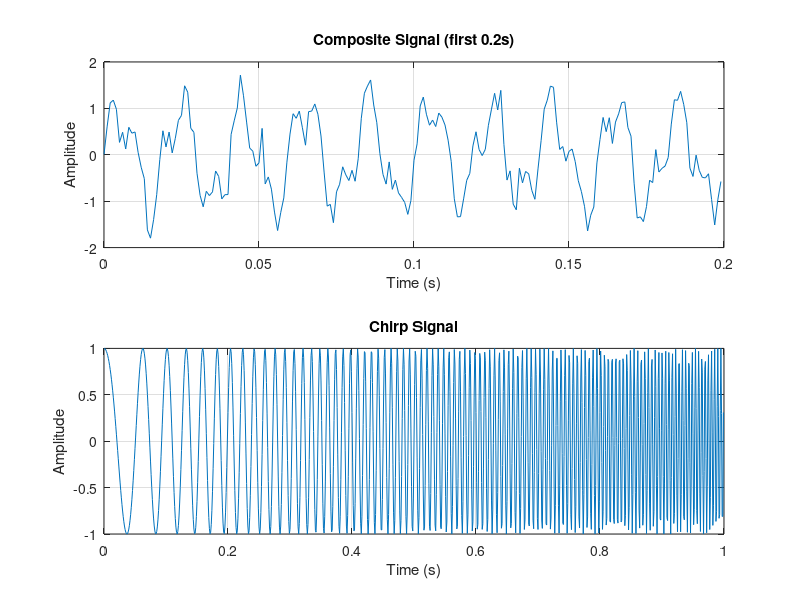
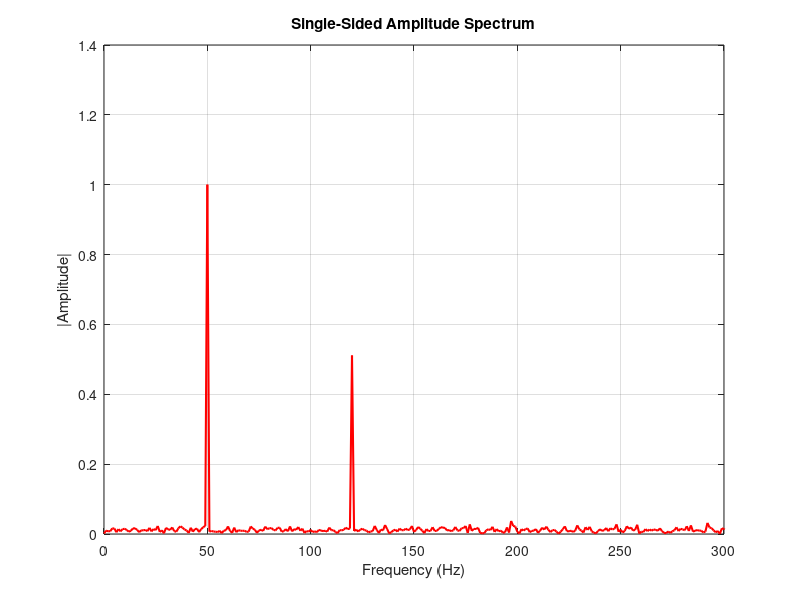
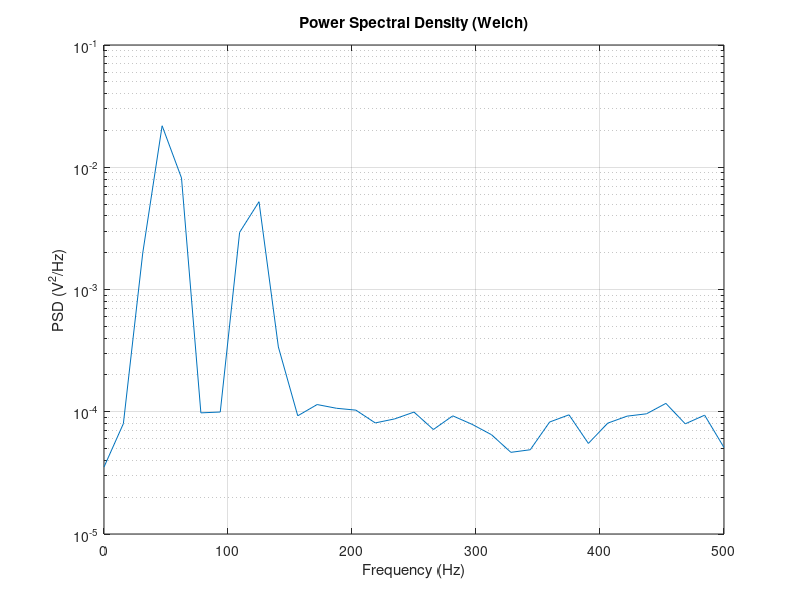

These charts were generated, in order, by the following MATLAB code: (Note: this script raises an error after producing the figures.)
% ============================================================
% Chapter 7: Signal Processing
% "From MATLAB to Python for Engineers and Scientists"
% MATLAB Reference Code
% Requires: Signal Processing Toolbox
% ============================================================

%% 7.1 Generating Test Signals
% ------------------------------------------------------------
Fs   = 1000;                        % sampling frequency (Hz)
T    = 1/Fs;                        % sampling period
t    = 0:T:1-T;                     % time vector (1 second)
N    = length(t);                   % number of samples

% Pure sine wave
f1   = 50;                          % frequency (Hz)
x1   = sin(2*pi*f1*t);

% Composite signal
f2   = 120;
x    = sin(2*pi*f1*t) + 0.5*sin(2*pi*f2*t) + 0.2*randn(size(t));

% Chirp signal (frequency sweep)
x_chirp = chirp(t, 10, 1, 200);    % 10 Hz → 200 Hz over 1 second

% Square wave
x_sq = square(2*pi*10*t);

% Plot generated signals
figure;
subplot(2,1,1)
plot(t(1:200), x(1:200))
xlabel('Time (s)'); ylabel('Amplitude')
title('Composite Signal (first 0.2s)'); grid on

subplot(2,1,2)
plot(t, x_chirp)
xlabel('Time (s)'); ylabel('Amplitude')
title('Chirp Signal'); grid on


%% 7.2 Fourier Transform and Frequency Analysis
% ------------------------------------------------------------
Fs = 1000;
t  = 0:1/Fs:1-1/Fs;
x  = sin(2*pi*50*t) + 0.5*sin(2*pi*120*t) + 0.2*randn(size(t));
N  = length(x);

% FFT
Y    = fft(x);
P2   = abs(Y/N);
P1   = P2(1:N/2+1);
P1(2:end-1) = 2*P1(2:end-1);
f    = Fs*(0:(N/2))/N;              % frequency axis

% Plot spectrum
figure;
plot(f, P1, 'r-', 'LineWidth', 1.5)
xlabel('Frequency (Hz)'); ylabel('|Amplitude|')
title('Single-Sided Amplitude Spectrum')
xlim([0, 300]); grid on

% Power Spectral Density (Welch method — better for noisy signals)
[pxx, f_psd] = pwelch(x, [], [], [], Fs);

figure;
semilogy(f_psd, pxx)
xlabel('Frequency (Hz)'); ylabel('PSD (V^2/Hz)')
title('Power Spectral Density (Welch)'); grid on

% Short-Time Fourier Transform (spectrogram)
figure;
spectrogram(x_chirp, 128, 120, 256, Fs, 'yaxis')
title('Spectrogram of Chirp Signal')
colorbar


%% 7.3 Digital Filters — Design and Application
% ------------------------------------------------------------
Fs = 1000;

% Low-pass Butterworth filter
% cutoff at 80 Hz, order 4
[b_lp, a_lp] = butter(4, 80/(Fs/2), 'low');

% High-pass Butterworth filter
[b_hp, a_hp] = butter(4, 30/(Fs/2), 'high');

% Band-pass filter (30–80 Hz)
[b_bp, a_bp] = butter(4, [30, 80]/(Fs/2), 'bandpass');

% Band-stop (notch) filter (45–55 Hz — remove 50 Hz noise)
[b_bs, a_bs] = butter(4, [45, 55]/(Fs/2), 'stop');

% Frequency response of low-pass filter
figure;
freqz(b_lp, a_lp, 1024, Fs)
title('Low-Pass Butterworth Filter Response')

% Apply filter to signal
t = 0:1/Fs:1-1/Fs;
x = sin(2*pi*50*t) + sin(2*pi*200*t) + 0.2*randn(size(t));

x_filt_lp = filtfilt(b_lp, a_lp, x);    % zero-phase filtering
x_filt_hp = filtfilt(b_hp, a_hp, x);

% Compare original and filtered
figure;
subplot(3,1,1); plot(t(1:200), x(1:200));        title('Original');   grid on
subplot(3,1,2); plot(t(1:200), x_filt_lp(1:200)); title('Low-pass filtered'); grid on
subplot(3,1,3); plot(t(1:200), x_filt_hp(1:200)); title('High-pass filtered'); grid on


%% 7.4 FIR Filters
% ------------------------------------------------------------
Fs = 1000;

% FIR low-pass filter using window method
order = 64;                         % filter order
fc    = 80;                         % cutoff frequency (Hz)
b_fir = fir1(order, fc/(Fs/2), 'low');  % Hamming window by default

% Apply FIR filter
t = 0:1/Fs:1-1/Fs;
x = sin(2*pi*50*t) + sin(2*pi*200*t) + 0.2*randn(size(t));
x_fir = filtfilt(b_fir, 1, x);

% FIR filter frequency response
figure;
freqz(b_fir, 1, 1024, Fs)
title('FIR Low-Pass Filter Response')


%% 7.5 Correlation and Convolution
% ------------------------------------------------------------
Fs = 1000;
t  = 0:1/Fs:1-1/Fs;
x  = sin(2*pi*5*t) + 0.5*randn(size(t));
y  = circshift(x, 50) + 0.3*randn(size(t));    % delayed version of x

% Cross-correlation (find delay between signals)
[r, lags] = xcorr(x, y, 'coeff');
[~, idx]  = max(r);
delay_samples = lags(idx);
delay_ms      = delay_samples / Fs * 1000;
fprintf('Detected delay: %.1f ms\n', delay_ms)

% Auto-correlation
[r_auto, lags_auto] = xcorr(x, x, 'coeff');

% Convolution
h   = ones(1, 20) / 20;            % moving average filter kernel
y_c = conv(x, h, 'same');          % SAME: output same length as input

figure;
subplot(2,1,1)
plot(lags/Fs*1000, r)
xlabel('Lag (ms)'); ylabel('Correlation')
title('Cross-Correlation'); grid on

subplot(2,1,2)
plot(t(1:200), x(1:200)); hold on
plot(t(1:200), y_c(1:200)); hold off
legend('Original','Smoothed')
title('Convolution (Moving Average)'); grid on


%% 7.6 Resampling
% ------------------------------------------------------------
Fs_orig = 1000;
t_orig  = 0:1/Fs_orig:1-1/Fs_orig;
x_orig  = sin(2*pi*50*t_orig) + 0.1*randn(size(t_orig));

% Downsample by factor of 4 (1000 Hz → 250 Hz)
x_down = downsample(x_orig, 4);
Fs_down = Fs_orig / 4;

% Resample to 500 Hz (proper anti-aliasing included)
[x_re, t_re] = resample(x_orig, 500, Fs_orig);

% Upsample
x_up = upsample(x_orig, 2);


%% 7.7 Real Engineering Case: Vibration Analysis
% ------------------------------------------------------------
% Typical workflow: acquire signal → filter → FFT → identify frequencies
% Application: rotating machinery fault detection

Fs   = 5000;                        % 5 kHz sampling rate
t    = 0:1/Fs:2-1/Fs;              % 2 seconds
N    = length(t);

% Simulate vibration signal
f_rot  = 25;                        % rotation frequency (Hz) — 1500 RPM
f_fault = f_rot * 3.5;             % bearing fault frequency

x_vib = (1.0 * sin(2*pi*f_rot*t)   ...   % fundamental
        + 0.4 * sin(2*pi*2*f_rot*t) ...   % 2nd harmonic
        + 0.2 * sin(2*pi*f_fault*t) ...   % fault frequency
        + 0.5 * randn(size(t)));           % broadband noise

% Step 1: Band-pass filter (5–500 Hz)
[b, a]   = butter(4, [5, 500]/(Fs/2), 'bandpass');
x_filt   = filtfilt(b, a, x_vib);

% Step 2: FFT of filtered signal
Y    = fft(x_filt);
P2   = abs(Y/N);
P1   = P2(1:N/2+1);
P1(2:end-1) = 2*P1(2:end-1);
f_ax = Fs*(0:(N/2))/N;

% Step 3: PSD via Welch for better frequency resolution
[pxx, f_psd] = pwelch(x_filt, 2048, 1024, 4096, Fs);

% Plot results
figure;
subplot(3,1,1)
plot(t(1:500), x_vib(1:500))
xlabel('Time (s)'); ylabel('Acceleration (g)')
title('Raw Vibration Signal'); grid on

subplot(3,1,2)
plot(f_ax, P1, 'b-')
xlabel('Frequency (Hz)'); ylabel('|Amplitude|')
title('FFT Spectrum'); xlim([0, 300]); grid on
xline(f_rot,   'r--', 'LineWidth',1.5, 'Label','1×')
xline(2*f_rot, 'g--', 'LineWidth',1.5, 'Label','2×')
xline(f_fault, 'm--', 'LineWidth',1.5, 'Label','Fault')

subplot(3,1,3)
semilogy(f_psd, pxx, 'k-')
xlabel('Frequency (Hz)'); ylabel('PSD')
title('Welch PSD'); xlim([0, 300]); grid on

sgtitle('Vibration Analysis: Rotating Machinery')
